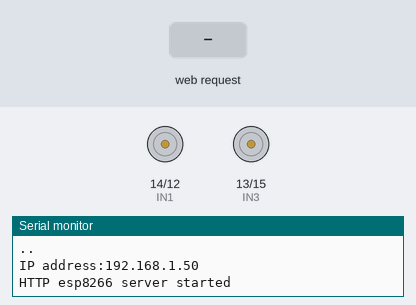
Bench run of a sketch on a simulated ESP8266 (NodeMCU). Shown: motor-driver pin pairs drawn as motors (green arrow = first pin HIGH = forward, orange = second pin HIGH = backward, longer = more drive, scaled by the enable pin), the last lines printed to the serial monitor. Inputs (shaded band) come from the test bench. WiFi joins after 1.5 s; servers stay silent unless stated.

Above: at 3.2 s.
3.3 s: HTTP request GET /stop received
4.8 s: HTTP request GET /front received
At 6.0 s:
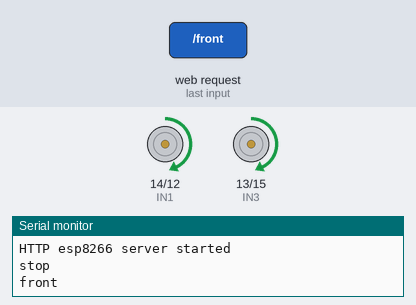
6.3 s: HTTP request GET /after received
At 7.2 s:
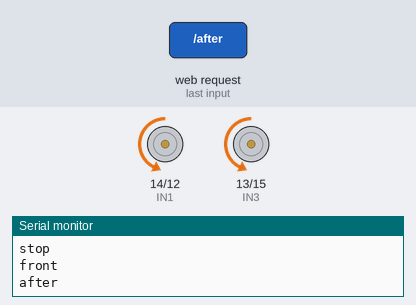
7.8 s: HTTP request GET /left received
At 8.3 s:
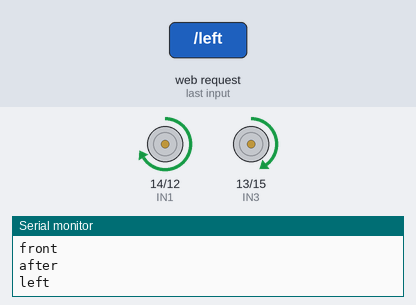
9.3 s: HTTP request GET /right received
At 10.5 s:
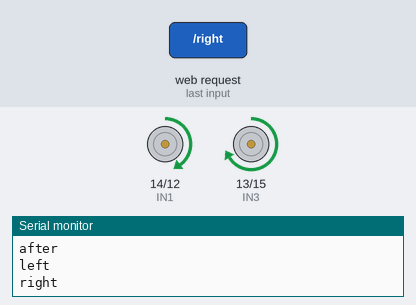
10.8 s: HTTP request GET /turn received
At 11.8 s:
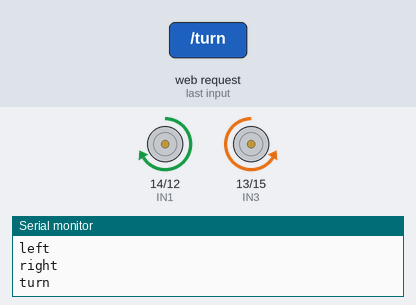
Timing chart, 0 to 13.3 s (numbered marks = the images above; inputs shaded):
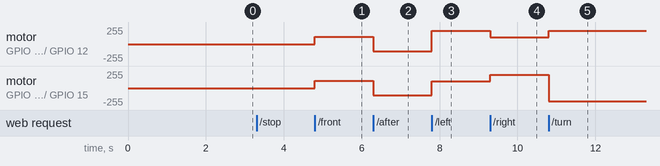

Measured:
- after the input at 4.8 s, motor on GPIO 14 (IN1) / GPIO 12 (IN2), motor on GPIO 13 (IN3) / GPIO 15 (IN4): stopped → forward 110/255 at once
- after the input at 6.3 s, motor on GPIO 14 (IN1) / GPIO 12 (IN2), motor on GPIO 13 (IN3) / GPIO 15 (IN4): forward 110/255 → backward 110/255 at once
- after the input at 7.8 s, motor on GPIO 14 (IN1) / GPIO 12 (IN2): backward 110/255 → forward 200/255 at once; motor on GPIO 13 (IN3) / GPIO 15 (IN4): backward 110/255 → forward 100/255 at once
- after the input at 9.3 s, motor on GPIO 14 (IN1) / GPIO 12 (IN2): forward 200/255 → forward 100/255 at once; motor on GPIO 13 (IN3) / GPIO 15 (IN4): forward 100/255 → forward 200/255 at once
- after the input at 10.8 s, motor on GPIO 14 (IN1) / GPIO 12 (IN2): forward 100/255 → forward 200/255 at once; motor on GPIO 13 (IN3) / GPIO 15 (IN4): forward 200/255 → backward 200/255 at once

The sketch:

MentallyRetardedCar-V5.0.ino
```cpp
// 驱动两个电机

// 引入ESP8266WiFi库
#include <ESP8266WiFi.h>

#include <ESP8266WiFiMulti.h>
#include <ESP8266WebServer.h>

// 建立ESP8266WiFiMulti对象,对象名称是'wifiMulti'
ESP8266WiFiMulti wifiMulti;
// 建立ESP8266WebServer对象，对象名称为server
ESP8266WebServer server(80);

// L298N驱动板 引脚对应NodeMCU引脚
int ENA = 5;  // GPIO5(D1)
int IN1 = 14; // GPIO14(D5)
int IN2 = 12; // GPIO12(D6)
int ENB = 0;  //  GPIO0(D3)
int IN3 = 13; // GPIO13(D7)
int IN4 = 15; // GPIO15(D8)
// 速度
int speeds = 110;
// 速度系数
int coefficient = 1;
// 参数名称  可以通过 http://192.168.1.100?status=操作  来扩展
String flag;
// 定义wifi名称和密码
const char *ssid = "Mi_IoT";
const char *password = "123123123";

void setup()
{
  // 将所有电机控制引脚设置为输出引脚模式
  pinMode(ENA, OUTPUT);
  pinMode(IN1, OUTPUT);
  pinMode(IN2, OUTPUT);

  pinMode(ENB, OUTPUT);
  pinMode(IN3, OUTPUT);
  pinMode(IN4, OUTPUT);
  // 启动串口通讯
  Serial.begin(115200);

  // 连接网络
  WiFi.begin(ssid, password);
  Serial.print("Connecting to: ");
  Serial.println(ssid);
  while (WiFi.status() != WL_CONNECTED)
  {                    // WiFi.status()函数的返回值是由NodeMCU的WiFi连接状态所决定的。
    delay(1000);       // 如果WiFi连接成功则返回值为WL_CONNECTED
    Serial.print('.'); // 此处通过While循环让NodeMCU每隔一秒钟检查一次WiFi.status()函数返回值
  }
  Serial.println();

  // 打印网络信息
  Serial.print("IP address:");
  Serial.println(WiFi.localIP());

  // 启动server
  server.begin();
  // 添加控制器
  server.on("/", root);
  server.on("/start", startCar);
  server.on("/stop", stopCar);
  server.on("/front", front);
  server.on("/after", after);
  server.on("/left", left);
  server.on("/right", right);
  server.on("/turn", turn);
  server.on("/plus", plus);
  server.on("/reduce", reduce);
  //  ESP8266网络服务功能已经启动
  Serial.println("HTTP esp8266 server started");
}

void loop()
{
  // 处理http服务器访问
  server.handleClient();
  flag = server.arg("status");
  if (flag == "front")
  {
    front();
  }
  else if (flag == "after")
  {
    after();
  }
  else if (flag == "left")
  {
    left();
  }
  else if (flag == "right")
  {
    right();
  }
  else if (flag == "turn")
  {
    turn();
  }
  else if (flag == "stop")
  {
    stopCar();
  }
}

void startCar()
{
  server.send(200, "text/html", "<h1>star</h1>");
}

/**
 * @brief 停止
 *
 */
void stopCar()
{
  server.send(200, "text/plain", "stop");
  Serial.println("stop");
  // 关闭电机
  digitalWrite(IN1, HIGH);
  digitalWrite(IN1, HIGH);
  digitalWrite(IN2, HIGH);

  digitalWrite(IN1, HIGH);
  digitalWrite(IN3, HIGH);
  digitalWrite(IN4, HIGH);
}

/**
 * @brief 前进
 *
 */
void front()
{
  server.send(200, "text/plain", "front");
  Serial.println("front");
  // 打开电机
  digitalWrite(IN1, HIGH);
  digitalWrite(IN2, LOW);
  analogWrite(ENA, speeds * coefficient);

  digitalWrite(IN3, HIGH);
  digitalWrite(IN4, LOW);
  analogWrite(ENB, speeds * coefficient);
}
/**
 * @brief 后退
 *
 */
void after()
{
  server.send(200, "text/plain", "after");

  Serial.println("after");
  // 打开电机
  digitalWrite(IN1, LOW);
  digitalWrite(IN2, HIGH);
  analogWrite(ENA, speeds * coefficient);

  digitalWrite(IN3, LOW);
  digitalWrite(IN4, HIGH);
  analogWrite(ENB, speeds * coefficient);
}

/**
 * @brief 向左
 *
 */
void left()
{

  server.send(200, "text/plain", "left");

  // stopCar();
  Serial.println("left");
  digitalWrite(IN1, HIGH);
  digitalWrite(IN2, LOW);
  digitalWrite(IN3, HIGH);
  digitalWrite(IN4, LOW);
  analogWrite(ENA, 200);
  analogWrite(ENB, 100);
}

/**
 * @brief 向右
 *
 */
void right()
{
  server.send(200, "text/plain", "right");
  // stopCar();

  Serial.println("right");
  digitalWrite(IN1, HIGH);
  digitalWrite(IN2, LOW);
  digitalWrite(IN3, HIGH);
  digitalWrite(IN4, LOW);
  analogWrite(ENA, 100);
  analogWrite(ENB, 200);
}

/**
 * @brief 原地转圈
 *
 */

void turn()
{
  server.send(200, "text/plain", "turn");

  Serial.println("turn");
  digitalWrite(IN1, HIGH);
  digitalWrite(IN2, LOW);
  digitalWrite(IN3, LOW);
  digitalWrite(IN4, HIGH);
  analogWrite(ENA, 200);
  analogWrite(ENB, 200);
}
/**
 * @brief 加速
 *
 */
void plus()
{
  server.send(200, "text/plain", "plus");
  if (coefficient < 3)
  {
    coefficient = coefficient + 1;
  }
  Serial.println(coefficient);
}

/**
 * @brief 减速
 *
 */
void reduce()
{
  server.send(200, "text/plain", "reduce");
  if (coefficient > 1)
  {
    coefficient = coefficient - 1;
  }
  Serial.println(coefficient);
}
/**
   处理网站根目录“/”的访问请求
*/
void root()
{

  server.send(200, "text/plain", "Hello from ESP8266");
}
```
